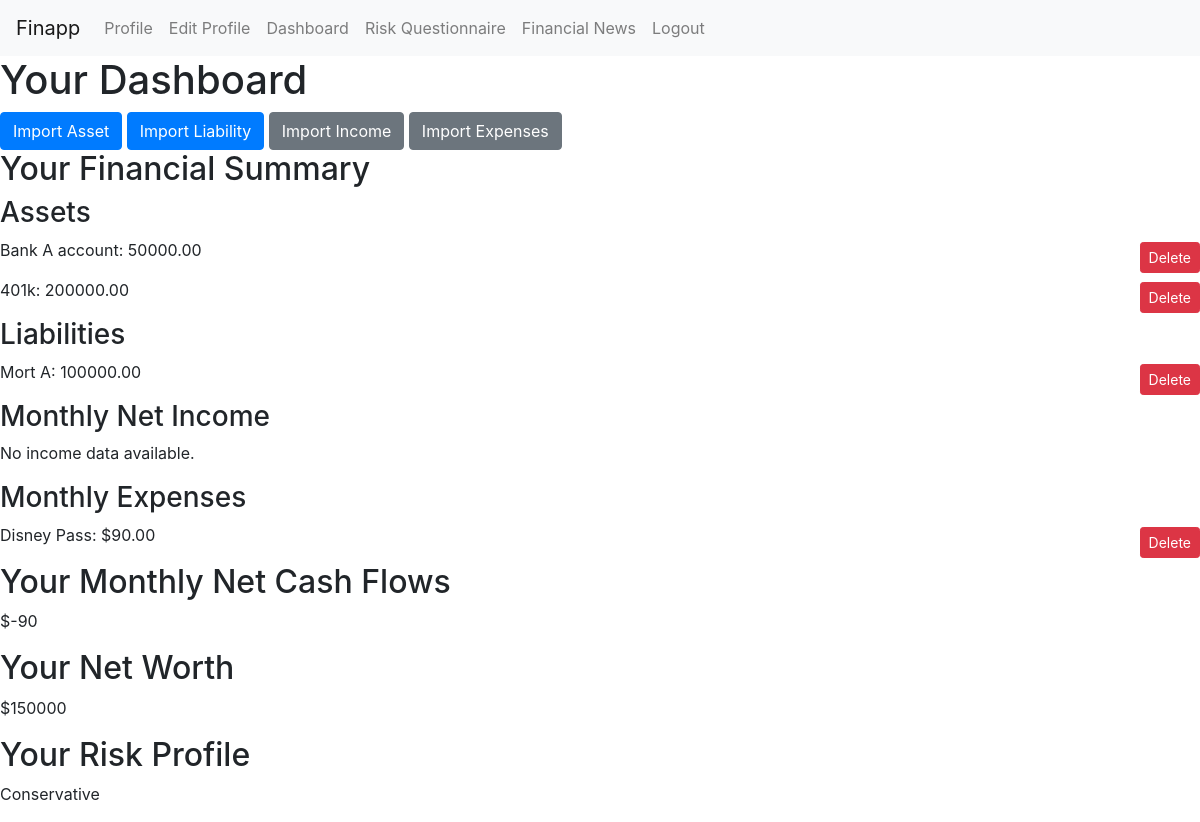
The page /Finapp/dashboard/ (signed in) on the database as committed earlier.
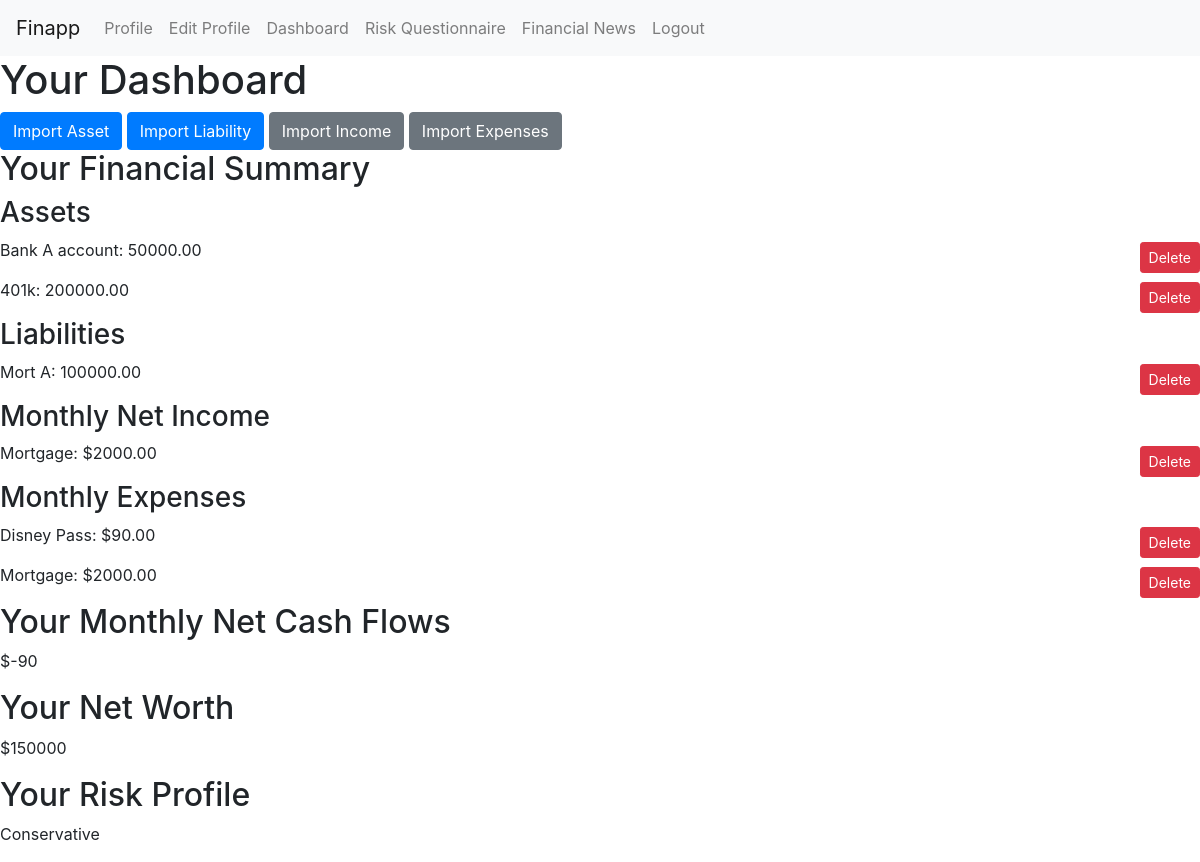
The same page on the database as committed later.
### Finapp/models.py (models this page shows, shortened)
class Asset(models.Model):
    name = models.CharField(max_length=100)
    amount = models.DecimalField(max_digits=10, decimal_places=2)
    user = models.ForeignKey(User, null=True, on_delete=models.CASCADE)

class Liability(models.Model):
    name = models.CharField(max_length=100)
    amount = models.DecimalField(max_digits=10, decimal_places=2)
    user = models.ForeignKey(User, null=True, on_delete=models.CASCADE)

class Expense(models.Model):
    user = models.ForeignKey(User, on_delete=models.CASCADE)
    name = models.CharField(max_length=100, default='Misc Expense')
    amount = models.DecimalField(max_digits=10, decimal_places=2)
    date_added = models.DateField(auto_now_add=True)
    expense_type = models.CharField(max_length=50)

class Income(models.Model):
    user = models.ForeignKey(User, on_delete=models.CASCADE)
    name = models.CharField(max_length=100, default='Misc Income')
    net_income = models.DecimalField(max_digits=10, decimal_places=2)
    date_added = models.DateField(auto_now_add=True)

### Finapp/views.py (the view)
# urls.py: path('dashboard/', views.dashboard, name='dashboard'),
@login_required
def dashboard(request):
    assets = Asset.objects.filter(user=request.user)
    liabilities = Liability.objects.filter(user=request.user)
    cash_flows = CashFlow.objects.filter(user=request.user)
    user_profile = UserProfile.objects.get(user=request.user)  # Get the user profile
    incomes = Income.objects.filter(user=request.user)
    expenses = Expense.objects.filter(user=request.user)
    total_assets = assets.aggregate(total=Sum('amount'))['total'] or 0
    total_liabilities = liabilities.aggregate(total=Sum('amount'))['total'] or 0
    total_incomes = incomes.aggregate(total=Sum('net_income'))['total'] or 0
    total_expenses = expenses.aggregate(total=Sum('amount'))['total'] or 0
    net_cash_flows = total_incomes - total_expenses
    net_worth = total_assets - total_liabilities
    context = {
        'assets': assets,
        'liabilities': liabilities,
        'cash_flows': cash_flows,  # This may need to be adjusted based on what you store in CashFlow
        'net_worth': net_worth,
        'net_cash_flows': net_cash_flows,  # Added this line
        'risk_profile': user_profile.risk_profile if user_profile else None,
        'incomes': incomes,
        'expenses': expenses,
    }
    return render(request, 'Finapp/dashboard.html', context)

### Finapp/templates/Finapp/dashboard.html
{% extends 'base.html' %}
{% block content %}
    <h1>Your Dashboard</h1>
    <div class="dashboard-links">
        <a href="{% url 'Finapp:import_asset' %}" class="btn btn-primary">Import Asset</a>
        <a href="{% url 'Finapp:import_liability' %}" class="btn btn-primary">Import Liability</a>
        <a href="{% url 'Finapp:import_income' %}" class="btn btn-secondary">Import Income</a>
        <a href="{% url 'Finapp:import_expense' %}" class="btn btn-secondary">Import Expenses</a>
    </div>
    <div class="financial-summary">
        <h2>Your Financial Summary</h2>
        <h3>Assets</h3>
        {% for asset in assets %}
            <div class="financial-data" style="display: flex; justify-content: space-between; align-items: center;">
                <p>{{ asset.name }}: {{ asset.amount }}</p>
                <a href="{% url 'Finapp:delete_asset' asset.id %}" class="btn btn-danger btn-sm" style="margin-left: 10px;">Delete</a>
            </div>
        {% empty %}
            <p>No assets available.</p>
        {% endfor %}
        <h3>Liabilities</h3>
        {% for liability in liabilities %}
            <div class="financial-data" style="display: flex; justify-content: space-between; align-items: center;">
                <p>{{ liability.name }}: {{ liability.amount }}</p>
                <a href="{% url 'Finapp:delete_liability' liability.id %}" class="btn btn-danger btn-sm" style="margin-left: 10px;">Delete</a>
            </div>
        {% empty %}
            <p>No liabilities available.</p>
        {% endfor %}
        <h3>Monthly Net Income</h3>
        {% for income in incomes %}
            <div class="financial-data" style="display: flex; justify-content: space-between; align-items: center;">
                <p>{{ income.name }}: ${{ income.net_income }}</p>
                <a href="{% url 'Finapp:delete_income' income.id %}" class="btn btn-danger btn-sm" style="margin-left: 10px;">Delete</a>
            </div>
        {% empty %}
            <p>No income data available.</p>
        {% endfor %}
        <h3>Monthly Expenses</h3>
        {% for expense in expenses %}
            <div class="financial-data" style="display: flex; justify-content: space-between; align-items: center;">
                <p>{{ expense.name }}: ${{ expense.amount }}</p>
                <a href="{% url 'Finapp:delete_expense' expense.id %}" class="btn btn-danger btn-sm" style="margin-left: 10px;">Delete</a>
            </div>
        {% empty %}
            <p>No expense data available.</p>
        {% endfor %}
        <h2>Your Monthly Net Cash Flows</h2>
        <div class="financial-data">
            <p>${{ net_cash_flows }}</p>
        </div>
    </div>
    <div class="net-worth-section">
        <h2>Your Net Worth</h2>
        <p>${{ net_worth }}</p>
    </div>
    <div class="risk-profile-section">
        <h2>Your Risk Profile</h2>
        <p>{{ risk_profile }}</p>
    </div>
{% endblock %}

Rows that differ between the two databases and show on the page:
added Income: name "Mortgage", net_income "2000.00"
added Expense: name "Mortgage", amount "2000.00"
Other text that changed with them:
text no longer shown: "No income data available."
